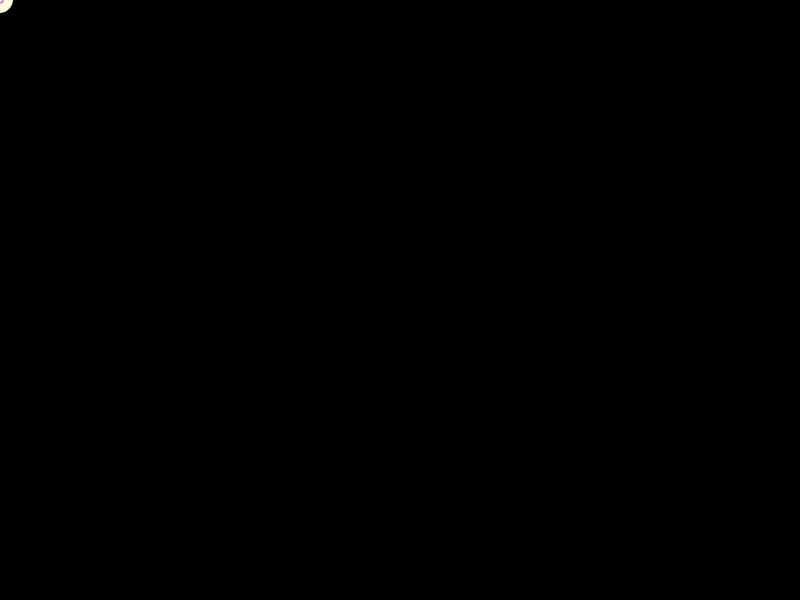
Frame 1 (no input)
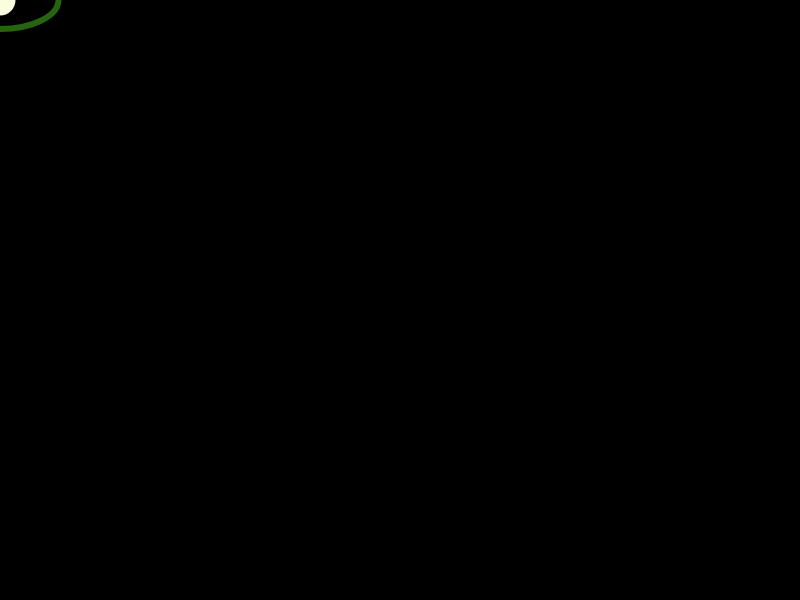
Frame 60 (no input)
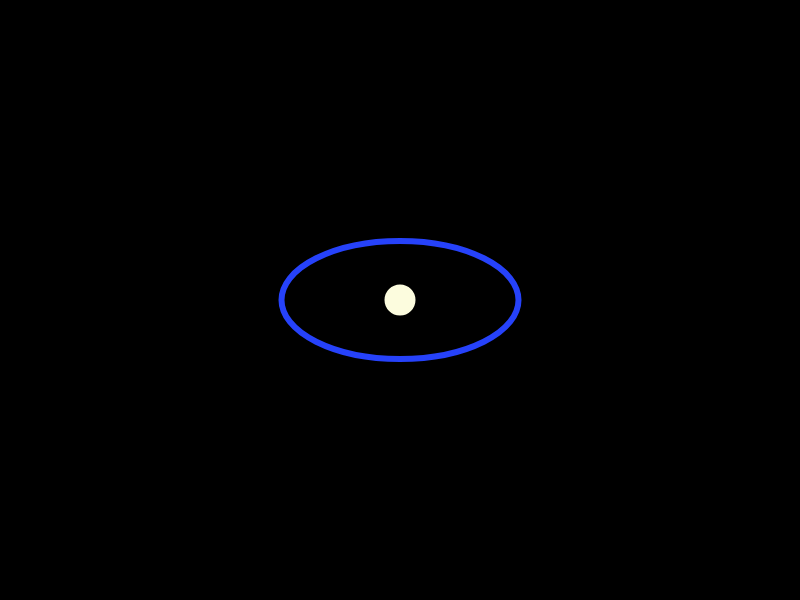
Frame 120 (the mouse pressed at the canvas centre since frame 60)

The p5.js sketch that drew these frames (run headless with seeded random() and noise() and a simulated clock; from frame 60 on, the mouse is pressed at the canvas centre):

// p5.js sketch
// ── sketch.js
//Tsu
//This is expanding on my Study #2
//Instead of resetting when Spacebar is pressed
//The star instead implodes into itself when space is held
//If held down long enough it will again expand outwards
//Since the implosion and explosions expand and defalte at different rates
//The shape warps into more interesting shapes than the simple ellipse in SS2

let starX=1;
let starY=1;

function setup() {
  createCanvas(800, 600);
}

function draw() {
  background(0);
  fill(252, 252, 222);
  stroke(252, 252, 222);
  circle(mouseX, mouseY, 25); 
  strokeWeight(6);
  let rStroke = random(0, 255);
  let gStroke = random( 0,255);
  let bStroke = random(0,255); 
  stroke(rStroke,gStroke,bStroke);
  noFill();
  ellipse(mouseX, mouseY, starX, starY);
  
  if(keyIsDown(32) === true){
    starX+=3;
    starY++;
  }
  else{
    starX-=2;
    starY-=1;
  } 
}
  
  
